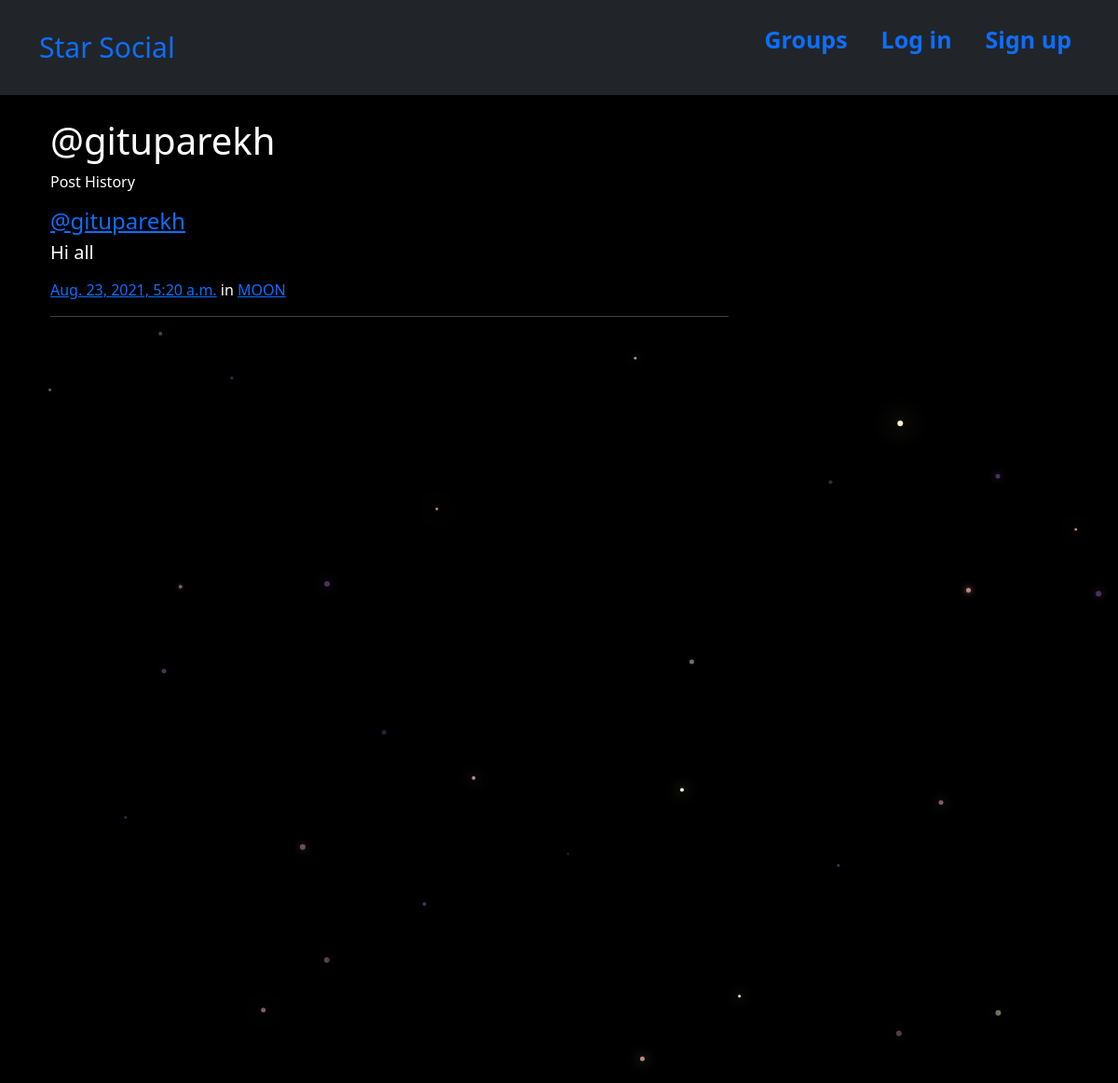
Screenshot of /posts/by/gituparekh/ with the database file from the repository.
### posts/models.py (models this page shows, shortened)
class Post(models.Model):
    user=models.ForeignKey(User,related_name='posts',on_delete=models.CASCADE)
    created_at=models.DateTimeField(auto_now=True)
    message=models.TextField()
    message_html=models.TextField(editable=False)
    group=models.ForeignKey(Group,related_name='posts',null=True,blank=True,on_delete=models.CASCADE)
    class Meta:
        ordering=['-created_at']
        unique_together=['user','message']

### groups/models.py (models this page shows, shortened)
class Group(models.Model):
    name=models.CharField(max_length=256,unique=True)
    slug=models.SlugField(allow_unicode=True,unique=True)
    description=models.TextField(blank=True,default='')
    description_html = models.TextField(blank=True, default='',editable=False)
    members=models.ManyToManyField(User,through='GroupMember')
    class Meta:
        ordering=['name']

### posts/views.py (the view)
# urls.py: path("by/<username>/",views.UserPosts.as_view(),name="for_user"),
class UserPosts(generic.ListView):
    model = models.Post
    template_name = "posts/user_post_list.html"
    def get_queryset(self):
        try:
            self.post_user = User.objects.prefetch_related("posts").get(
                username__iexact=self.kwargs.get("username")
            )
        except User.DoesNotExist:
            raise Http404
        else:
            return self.post_user.posts.all()
    def get_context_data(self, **kwargs):
        context = super().get_context_data(**kwargs)
        context["post_user"] = self.post_user
        return context

### posts/templates/posts/user_post_list.html
{% extends "posts/post_base.html" %}
{% block prepost %}
<div class="col-md-4">
    <h1>@{{ post_user.username }}</h1>
    <p>Post History</p>
</div>
{% endblock %}
{% block post_content %}
<div class="col-md-8">
    {% for post in post_list %}
    {% include "posts/_post.html" %}
    {% endfor %}
</div>
{% endblock %}

### posts/templates/posts/_post.html (shortened to what this page needs)
<div class="media">
    <h4 class="mr-5"><a href="{% url 'posts:for_user' username=post.user.username %}">@{{ post.user.username }}</a></h4>
    <div class="media-body">
        <h5>{{ post.message_html|safe }}</h5>
        <time class="time"><a href="{% url 'posts:single' username=post.user.username pk=post.pk %}">{{ post.created_at }}</a></time>
        {% if post.group %}
        <span class="group-name"> in <a href="#">{{ post.group.name }}</a></span>
        {% endif %}
        <hr>
    </div>
</div>

### static/starsocial/css/master.css (style rules this page uses)
body { margin: 0; overflow: hidden; background-color: black; color:white; }

### rows the page displays
Post: user.username "gituparekh", message_html "Hi all", created_at "Aug. 23, 2021, 5:20 a.m.", group.name "MOON"

### other values shown
{{ post_user.username }} "gituparekh"
